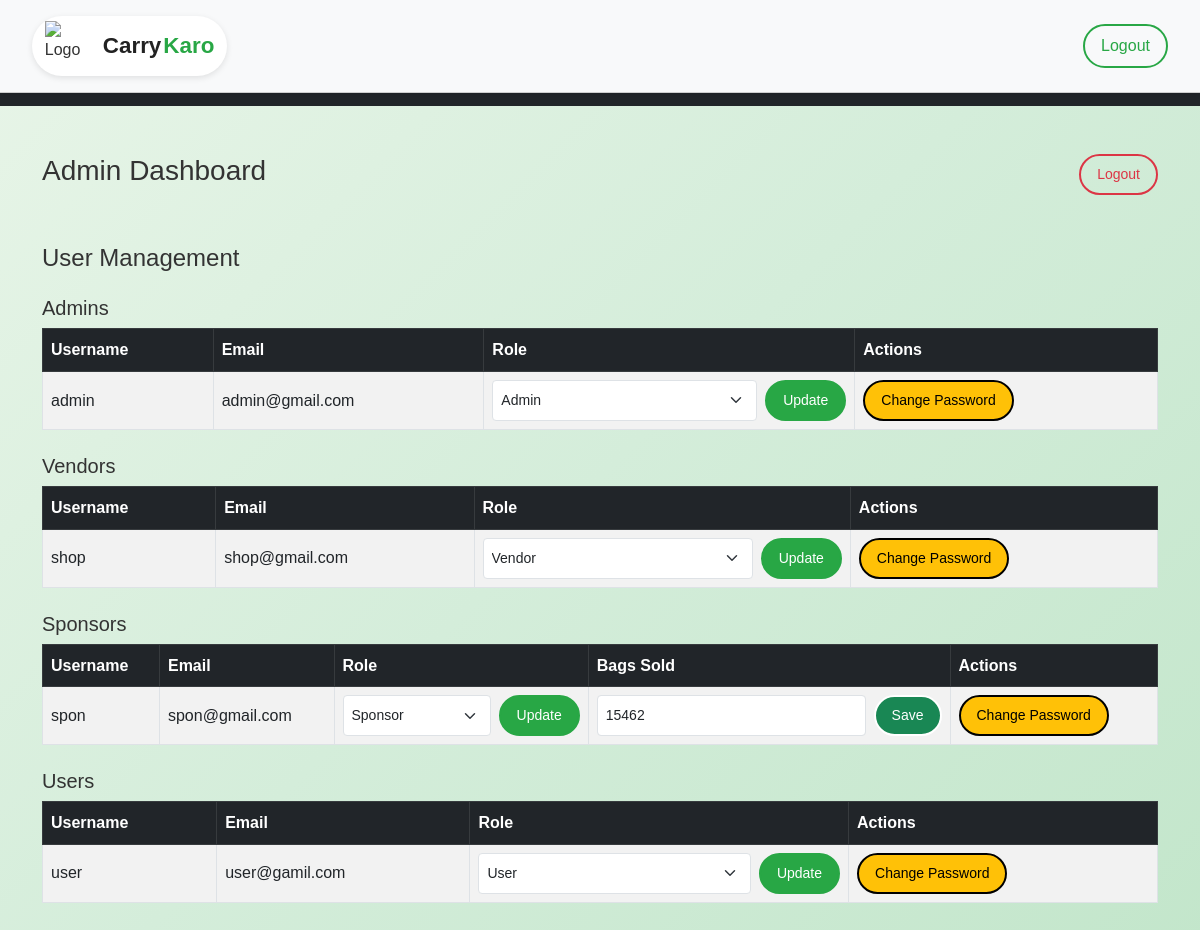
The page /dashboard (signed in) on the database its author committed.
### models.py (models this page shows, shortened)
class User(UserMixin, db.Model):
    id = db.Column(db.Integer, primary_key=True)
    username = db.Column(db.String(64), unique=True, nullable=False)
    email = db.Column(db.String(120), unique=True, nullable=False)
    password_hash = db.Column(db.String(128), nullable=False)
    role = db.Column(db.String(20), default="user")
    created_at = db.Column(db.DateTime, default=db.func.current_timestamp())
    bags_sold = db.Column(db.Integer, default=0)

### app.py (the view, shortened to what this page needs)
@app.route('/dashboard')
@login_required
def dashboard():
    role = getattr(current_user, 'role', None)
    if role == 'admin':
        coupons = Coupon.query.order_by(Coupon.created_at.desc()).all()
        users = User.query.order_by(User.id).all()
        total_bags = sum(user.bags_sold for user in users if user.role == 'sponsor')
        return render_template('dashboard/admin.html', coupons=coupons, users=users, bags_sold=total_bags)

### app.py (called while the page is built)
@login.user_loader
def load_user(user_id):
    return User.query.get(int(user_id))

### templates/dashboard/admin.html (shortened to what this page needs)
{% extends 'base.html' %}
{% block content %}
<div class="d-flex justify-content-between align-items-center mb-4">
  <h3>Admin Dashboard</h3>
  <a href="{{ url_for('logout') }}" class="btn btn-outline-danger btn-sm">Logout</a>
</div>
<h4 class="mt-5">User Management</h4>
{% for role in ["admin", "vendor", "sponsor", "user"] %}
  <h5 class="mt-4 text-capitalize">{{ role }}s</h5>
  <table class="table table-striped table-bordered">
    <thead class="table-dark">
      <tr>
        <th>Username</th>
        <th>Email</th>
        <th>Role</th>
        {% if role == "sponsor" %}
          <th>Bags Sold</th>
        {% endif %}
        <th>Actions</th>
      </tr>
    </thead>
    <tbody>
      {% for u in users if u.role == role %}
        <tr>
          <td>{{ u.username }}</td>
          <td>{{ u.email }}</td>
          <td>
            <form method="post" action="{{ url_for('change_role') }}" class="d-flex">
              <select name="role" class="form-select form-select-sm me-2">
                <option value="user" {% if u.role == 'user' %}selected{% endif %}>User</option>
                <option value="vendor" {% if u.role == 'vendor' %}selected{% endif %}>Vendor</option>
                <option value="sponsor" {% if u.role == 'sponsor' %}selected{% endif %}>Sponsor</option>
                <option value="admin" {% if u.role == 'admin' %}selected{% endif %}>Admin</option>
              </select>
              <button type="submit" class="btn btn-sm btn-primary">Update</button>
            </form>
          </td>
          {% if role == "sponsor" %}
          <td>
            <form method="post" action="{{ url_for('update_bags') }}" class="d-flex">
              <input type="number" name="bags_sold" value="{{ u.bags_sold }}" class="form-control form-control-sm me-2" min="0">
              <button type="submit" class="btn btn-sm btn-success">Save</button>
            </form>
          </td>
          {% endif %}
          <td>
            <button class="btn btn-sm btn-warning" data-bs-toggle="modal" data-bs-target="#changePasswordModal{{ u.id }}">
              Change Password
            </button>
          </td>
        </tr>
      {% endfor %}
    </tbody>
  </table>
{% endfor %}
{% endblock %}

### templates/base.html (shortened to what this page needs)
<!doctype html>
<html lang="en">
<head>
    <link href="https://cdn.jsdelivr.net/npm/bootstrap@5.3.0/dist/css/bootstrap.min.css" rel="stylesheet">
    <link rel="stylesheet" href="{{ url_for('static', filename='css/styles.css') }}">
</head>
<body>
    <header class="header">
        <nav class="nav-container">
            <div class="logo">
                <img src="{{ url_for('static', filename='logo/Mainlogo.png') }}" alt="Logo" class="logo-img">
                <span class="brand-text">
                    <span class="carry">Carry</span><span class="karo">Karo</span>
                </span>
            </div>
            <div class="nav-actions">
                {% if current_user.is_authenticated %}
                    <a href="{{ url_for('logout') }}" class="btn btn-outline">Logout</a>
                {% else %}
                    <a href="{{ url_for('login') }}" class="btn btn-primary">Sign In</a>
                    <a href="{{ url_for('signup') }}" class="btn btn-primary">Sign Up</a>
                {% endif %}
            </div>
        </nav>
    </header>
    <nav class="navbar navbar-expand-lg navbar-dark bg-dark mt-5">
        <div class="container-fluid">
            <a class="navbar-brand" href="{{ url_for('index') }}">
                CarryKaro <span class="eco-badge">Eco-Friendly</span>
            </a>
            <div class="collapse navbar-collapse" id="navbarNav">
                <ul class="navbar-nav ms-auto">
                    {% if current_user.is_authenticated %}
                        <li class="nav-item">
                            <a class="nav-link" href="{{ url_for('logout') }}">Logout</a>
                        </li>
                    {% else %}
                        <li class="nav-item"><a class="nav-link" href="{{ url_for('login') }}">Login</a></li>
                        <li class="nav-item"><a class="nav-link" href="{{ url_for('signup') }}">Sign Up</a></li>
                    {% endif %}
                </ul>
            </div>
        </div>
    </nav>
    <div class="container my-5">
        {% block content %}{% endblock %}
    </div>
</body>
</html>

### ststic/css/styles.css (style rules this page uses)
body { background:#f5f7fb;font-family:Inter, system-ui, -apple-system, 'Segoe UI', Roboto, 'Helvetica Neue', Arial }
.navbar-brand { font-weight:700;letter-spacing:0.6px }
.btn { border-radius:8px }
.table td, .table th { vertical-align:middle }

### templates/base.html (style rules this page uses)
body { font-family: 'Arial', sans-serif; background: linear-gradient(135deg, #e8f5e8 0%, #d4edda 50%, #c3e6cb 100%); line-height: 1.6; color: #333; scroll-behavior: smooth; }
* { margin: 0; padding: 0; box-sizing: border-box; }
.header { background: #f8f9fa; padding: 1rem 2rem; box-shadow: 0 2px 5px rgba(0, 0, 0, 0.1); position: fixed; top: 0; width: 100%; z-index: 1000; transition: all 0.3s ease; border-bottom: 1px solid rgb(206, 206, 206); }
.nav-container { display: flex; justify-content: space-between; align-items: center; max-width: 1200px; margin: 0 auto; }
.logo { display: flex; align-items: center; gap: 0.5rem; padding: 0.3rem 0.8rem; background: #fff; border-radius: 40px; box-shadow: 0 2px 6px rgba(0, 0, 0, 0.1); }
.brand-text { font-family: 'Poppins', sans-serif; font-size: 1.4rem; font-weight: 600; display: flex; align-items: center; }
.brand-text .carry { color: #222; }
.brand-text .karo { color: #28a745; margin-left: 2px; }
.logo-img { width: 50px; height: 50px; margin: 0; }
.nav-actions { display: flex; gap: 1rem; }
.btn { padding: 0.5rem 1rem; border-radius: 25px; text-decoration: none; font-weight: 500; transition: all 0.3s ease; border: 2px solid; cursor: pointer; display: inline-block; }
.btn-outline { background: transparent; color: #28a745; border-color: #28a745; }
.btn-primary { background: #28a745; color: white; border-color: #28a745; }
.container { margin-top: 120px; }

### rows shown on the page
User: username "admin", email "admin@gmail.com", role "Admin"
User: username "shop", email "shop@gmail.com", role "Vendor"
User: username "spon", email "spon@gmail.com", role "Sponsor", bags_sold "15462"
User: username "user", email "user@gamil.com", role "User"

### other values the page prints
{{ role }} "Admin" "Vendor" "Sponsor" "User"
